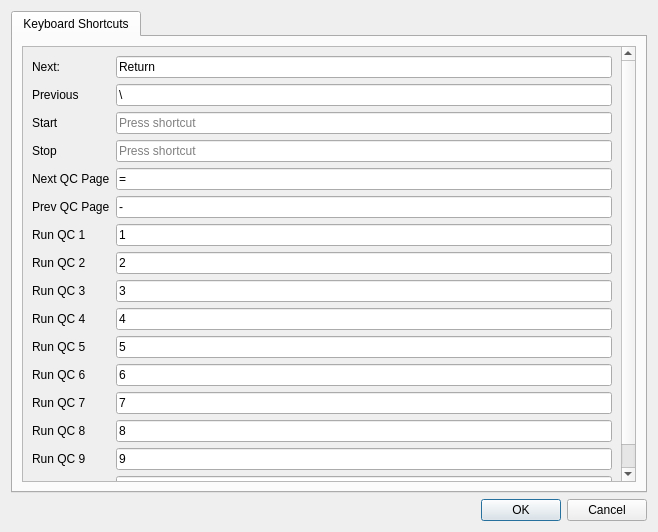
<?xml version="1.0" encoding="UTF-8"?>
<ui version="4.0">
 <class>SettingsDialog</class>
 <widget class="QDialog" name="SettingsDialog">
  <property name="geometry">
   <rect>
    <x>0</x>
    <y>0</y>
    <width>658</width>
    <height>532</height>
   </rect>
  </property>
  <property name="windowTitle">
   <string>Settings</string>
  </property>
  <layout class="QVBoxLayout" name="verticalLayout">
   <item>
    <widget class="QTabWidget" name="tabWidget">
     <property name="currentIndex">
      <number>0</number>
     </property>
     <widget class="QWidget" name="tab">
      <attribute name="title">
       <string>Keyboard Shortcuts</string>
      </attribute>
      <layout class="QVBoxLayout" name="verticalLayout_2">
       <item>
        <widget class="QScrollArea" name="scrollArea">
         <property name="widgetResizable">
          <bool>true</bool>
         </property>
         <widget class="QWidget" name="scrollAreaWidgetContents">
          <property name="geometry">
           <rect>
            <x>0</x>
            <y>0</y>
            <width>614</width>
            <height>439</height>
           </rect>
          </property>
          <layout class="QVBoxLayout" name="verticalLayout_3">
           <item>
            <layout class="QFormLayout" name="formLayout">
             <item row="0" column="0">
              <widget class="QLabel" name="label">
               <property name="text">
                <string>Next:</string>
               </property>
              </widget>
             </item>
             <item row="0" column="1">
              <widget class="QKeySequenceEdit" name="nextKeySequenceEdit">
               <property name="keySequence">
                <string>Return</string>
               </property>
              </widget>
             </item>
             <item row="1" column="0">
              <widget class="QLabel" name="label_2">
               <property name="text">
                <string>Previous</string>
               </property>
              </widget>
             </item>
             <item row="1" column="1">
              <widget class="QKeySequenceEdit" name="prevKeySequenceEdit">
               <property name="keySequence">
                <string>\</string>
               </property>
              </widget>
             </item>
             <item row="2" column="0">
              <widget class="QLabel" name="label_3">
               <property name="text">
                <string>Start</string>
               </property>
              </widget>
             </item>
             <item row="2" column="1">
              <widget class="QKeySequenceEdit" name="startKeySequenceEdit"/>
             </item>
             <item row="3" column="0">
              <widget class="QLabel" name="label_4">
               <property name="text">
                <string>Stop</string>
               </property>
              </widget>
             </item>
             <item row="4" column="0">
              <widget class="QLabel" name="label_5">
               <property name="text">
                <string>Next QC Page</string>
               </property>
              </widget>
             </item>
             <item row="4" column="1">
              <widget class="QKeySequenceEdit" name="nextQBPageKeySequenceEdit">
               <property name="keySequence">
                <string>=</string>
               </property>
              </widget>
             </item>
             <item row="5" column="0">
              <widget class="QLabel" name="label_6">
               <property name="text">
                <string>Prev QC Page</string>
               </property>
              </widget>
             </item>
             <item row="6" column="0">
              <widget class="QLabel" name="label_7">
               <property name="text">
                <string>Run QC 1</string>
               </property>
              </widget>
             </item>
             <item row="7" column="0">
              <widget class="QLabel" name="label_8">
               <property name="text">
                <string>Run QC 2</string>
               </property>
              </widget>
             </item>
             <item row="8" column="0">
              <widget class="QLabel" name="label_9">
               <property name="text">
                <string>Run QC 3</string>
               </property>
              </widget>
             </item>
             <item row="9" column="0">
              <widget class="QLabel" name="label_10">
               <property name="text">
                <string>Run QC 4</string>
               </property>
              </widget>
             </item>
             <item row="10" column="0">
              <widget class="QLabel" name="label_11">
               <property name="text">
                <string>Run QC 5</string>
               </property>
              </widget>
             </item>
             <item row="11" column="0">
              <widget class="QLabel" name="label_12">
               <property name="text">
                <string>Run QC 6</string>
               </property>
              </widget>
             </item>
             <item row="12" column="0">
              <widget class="QLabel" name="label_13">
               <property name="text">
                <string>Run QC 7</string>
               </property>
              </widget>
             </item>
             <item row="13" column="0">
              <widget class="QLabel" name="label_14">
               <property name="text">
                <string>Run QC 8</string>
               </property>
              </widget>
             </item>
             <item row="14" column="0">
              <widget class="QLabel" name="label_15">
               <property name="text">
                <string>Run QC 9</string>
               </property>
              </widget>
             </item>
             <item row="15" column="0">
              <widget class="QLabel" name="label_16">
               <property name="text">
                <string>Run QC 0</string>
               </property>
              </widget>
             </item>
             <item row="3" column="1">
              <widget class="QKeySequenceEdit" name="stopKeySequenceEdit"/>
             </item>
             <item row="5" column="1">
              <widget class="QKeySequenceEdit" name="prevQBPageKeySequenceEdit">
               <property name="keySequence">
                <string>-</string>
               </property>
              </widget>
             </item>
             <item row="6" column="1">
              <widget class="QKeySequenceEdit" name="run1KeySequenceEdit">
               <property name="keySequence">
                <string>1</string>
               </property>
              </widget>
             </item>
             <item row="7" column="1">
              <widget class="QKeySequenceEdit" name="run2KeySequenceEdit">
               <property name="keySequence">
                <string>2</string>
               </property>
              </widget>
             </item>
             <item row="8" column="1">
              <widget class="QKeySequenceEdit" name="run3KeySequenceEdit">
               <property name="keySequence">
                <string>3</string>
               </property>
              </widget>
             </item>
             <item row="9" column="1">
              <widget class="QKeySequenceEdit" name="run4KeySequenceEdit">
               <property name="keySequence">
                <string>4</string>
               </property>
              </widget>
             </item>
             <item row="12" column="1">
              <widget class="QKeySequenceEdit" name="run7KeySequenceEdit">
               <property name="keySequence">
                <string>7</string>
               </property>
              </widget>
             </item>
             <item row="10" column="1">
              <widget class="QKeySequenceEdit" name="run5KeySequenceEdit">
               <property name="keySequence">
                <string>5</string>
               </property>
              </widget>
             </item>
             <item row="11" column="1">
              <widget class="QKeySequenceEdit" name="run6KeySequenceEdit">
               <property name="keySequence">
                <string>6</string>
               </property>
              </widget>
             </item>
             <item row="13" column="1">
              <widget class="QKeySequenceEdit" name="run8KeySequenceEdit">
               <property name="keySequence">
                <string>8</string>
               </property>
              </widget>
             </item>
             <item row="14" column="1">
              <widget class="QKeySequenceEdit" name="run9KeySequenceEdit">
               <property name="keySequence">
                <string>9</string>
               </property>
              </widget>
             </item>
             <item row="15" column="1">
              <widget class="QKeySequenceEdit" name="run0KeySequenceEdit">
               <property name="keySequence">
                <string>0</string>
               </property>
              </widget>
             </item>
            </layout>
           </item>
          </layout>
         </widget>
        </widget>
       </item>
      </layout>
     </widget>
    </widget>
   </item>
   <item>
    <widget class="QDialogButtonBox" name="buttonBox">
     <property name="orientation">
      <enum>Qt::Horizontal</enum>
     </property>
     <property name="standardButtons">
      <set>QDialogButtonBox::Cancel|QDialogButtonBox::Ok</set>
     </property>
    </widget>
   </item>
  </layout>
 </widget>
 <resources/>
 <connections>
  <connection>
   <sender>buttonBox</sender>
   <signal>accepted()</signal>
   <receiver>SettingsDialog</receiver>
   <slot>accept()</slot>
   <hints>
    <hint type="sourcelabel">
     <x>248</x>
     <y>254</y>
    </hint>
    <hint type="destinationlabel">
     <x>157</x>
     <y>274</y>
    </hint>
   </hints>
  </connection>
  <connection>
   <sender>buttonBox</sender>
   <signal>rejected()</signal>
   <receiver>SettingsDialog</receiver>
   <slot>reject()</slot>
   <hints>
    <hint type="sourcelabel">
     <x>316</x>
     <y>260</y>
    </hint>
    <hint type="destinationlabel">
     <x>286</x>
     <y>274</y>
    </hint>
   </hints>
  </connection>
 </connections>
</ui>
